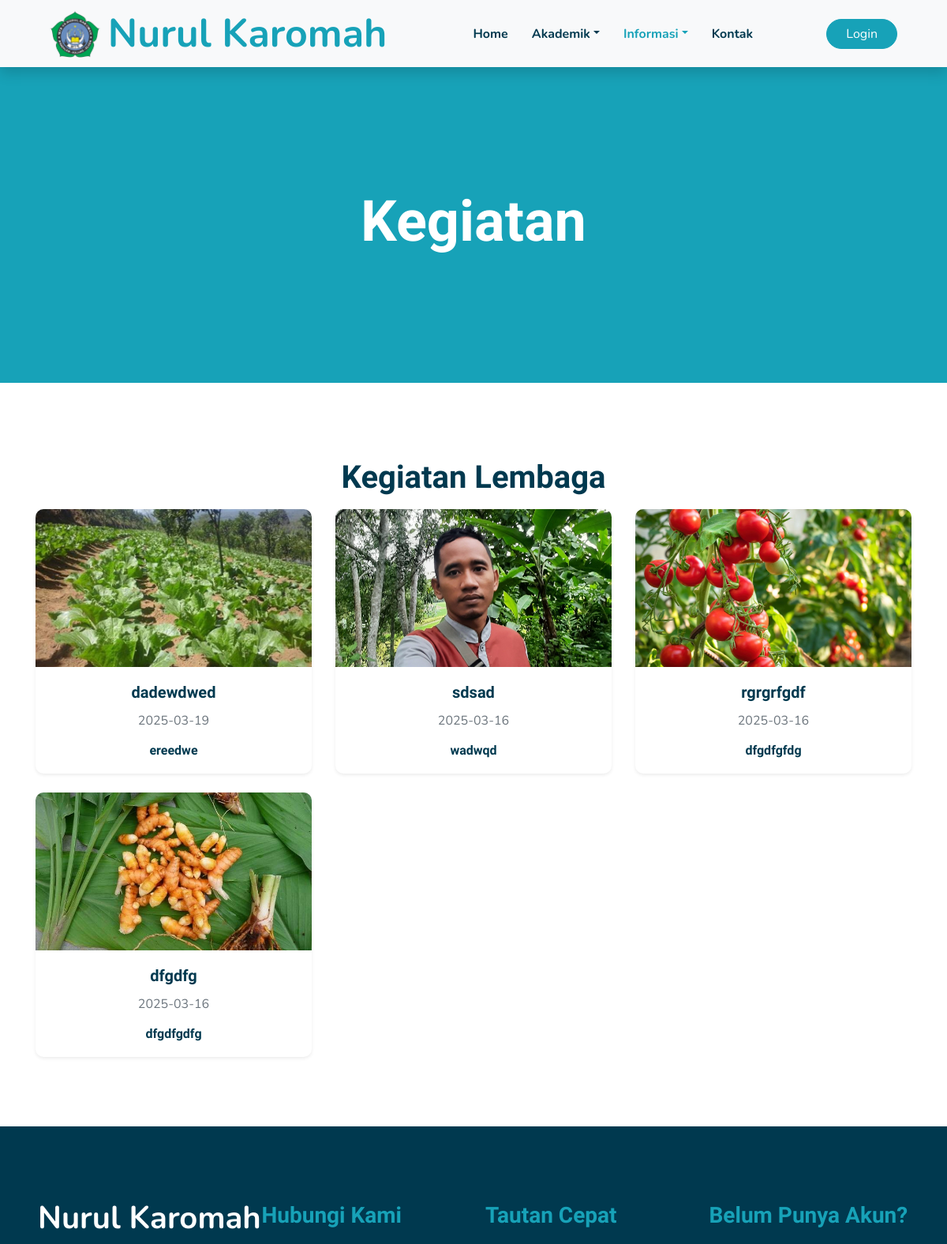
The app's page /kegiatan.php (upper part), older data.
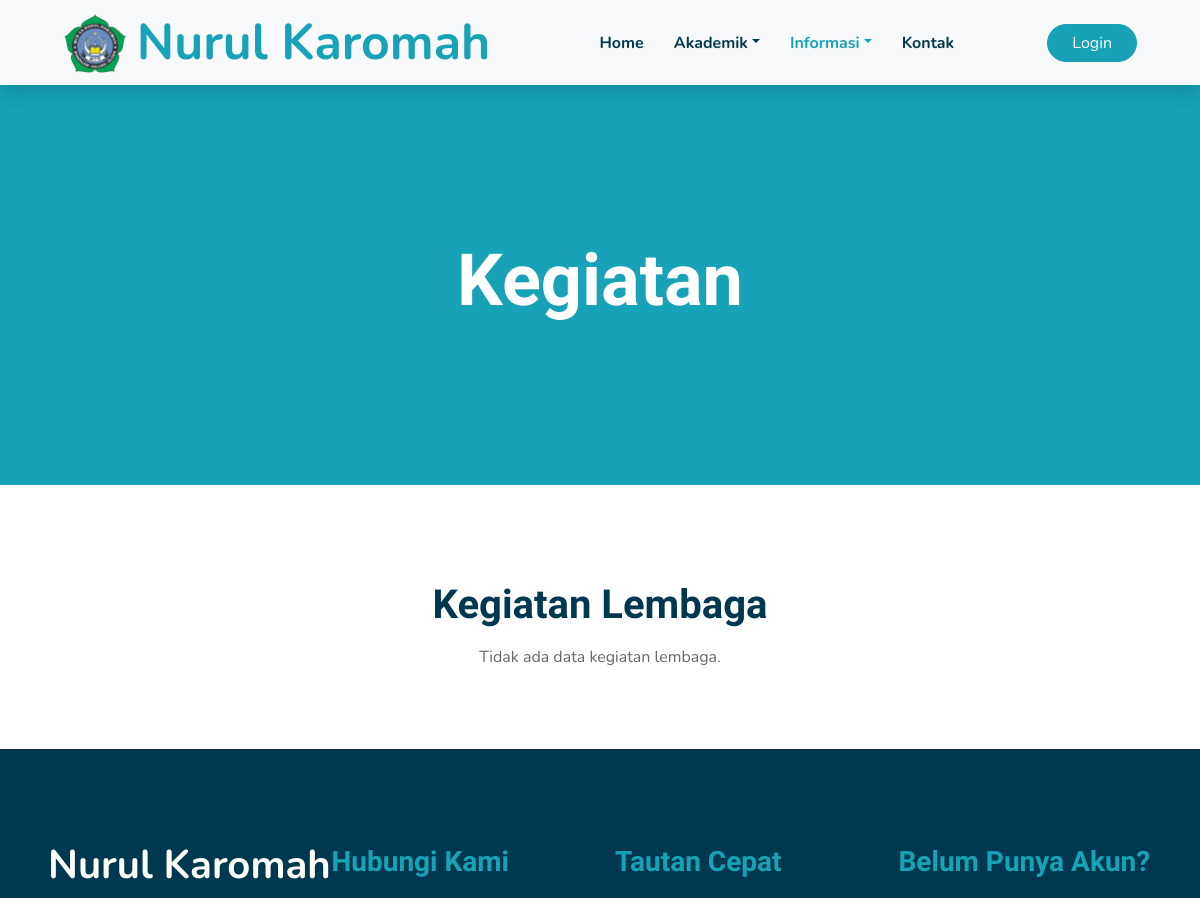
The same page, newer data.
### tables this page shows
CREATE TABLE `kegiatan_lembaga` (
  `kegiatan_lembaga_id` int(11) NOT NULL,
  `nama_kegiatan` varchar(255) NOT NULL,
  `tanggal` date NOT NULL,
  `deskripsi` text NOT NULL,
  `foto` varchar(255) NOT NULL,
  `admin_id` int(11) DEFAULT NULL
);

### kegiatan.php (the view, shortened to what this page needs)
<?php
include 'config/config.php';
$sql = "SELECT * FROM kegiatan_lembaga ORDER BY tanggal DESC";
$result = $conn->query($sql);
?>
<!DOCTYPE html>
<html lang="en">
<head>
    <link href="https://cdnjs.cloudflare.com/ajax/libs/font-awesome/5.10.0/css/all.min.css" rel="stylesheet">
    <link href="lib/flaticon/font/flaticon.css" rel="stylesheet">
    <link href="lib/owlcarousel/assets/owl.carousel.min.css" rel="stylesheet">
    <link href="lib/lightbox/css/lightbox.min.css" rel="stylesheet">
    <link href="css/style.css" rel="stylesheet">
</head>
<body>
    <div class="container-fluid bg-light position-relative shadow">
        <nav class="navbar navbar-expand-lg bg-light navbar-light py-3 py-lg-0 px-0 px-lg-5">
            <a href="" class="navbar-brand font-weight-bold text-secondary" style="font-size: 50px; display: inline-flex; align-items: center;">
                <img src="img/nurul.png" alt="Logo" style="height: 60px; margin-right: 10px;">
                <span class="text-primary">Nurul Karomah</span>
            </a>
            <div class="collapse navbar-collapse justify-content-between" id="navbarCollapse">
                <div class="navbar-nav font-weight-bold mx-auto py-0">
                    <a href="index.php" class="nav-item nav-link ">Home</a>
                    <div class="nav-item dropdown">
                        <a href="#" class="nav-link dropdown-toggle" data-toggle="dropdown">Akademik</a>
                    </div>
                    <div class="nav-item dropdown">
                        <a href="#" class="nav-link dropdown-toggle active" data-toggle="dropdown">Informasi</a>
                    </div>
                    <a href="kontak.php" class="nav-item nav-link">Kontak</a>
                </div>
                <a href="auth/login.php" class="btn btn-primary px-4">Login</a>
            </div>
        </nav>
    </div>
    <div class="container-fluid bg-primary mb-5">
        <div class="d-flex flex-column align-items-center justify-content-center" style="min-height: 400px">
            <h3 class="display-3 font-weight-bold text-white">Kegiatan</h3>
        </div>
    </div>
    <div class="container-fluid pt-5">
        <div class="container pb-3">
            <div class="text-center pb-2">
                <h1>Kegiatan Lembaga</h1>
            </div>
            <div class="row">
                <?php
                if ($result->num_rows > 0) {
                    while ($row = $result->fetch_assoc()) {
                        echo "<div class='col-md-4 mb-4'>";
                        echo "<div class='card shadow-sm border-0 h-100'>";
                        echo "<img src='uploads/" . $row["foto"] . "' class='card-img-top img-kegiatan' alt='" . $row["nama_kegiatan"] . "'>";
                        echo "<div class='card-body text-center'>";
                        echo "<h5 class='card-title fw-bold'>" . $row["nama_kegiatan"] . "</h5>";
                        echo "<p class='card-text text-muted'>" . $row["tanggal"] . "</p>";
                        echo "<h6 class='card-text'>" . $row["deskripsi"] . "</h6>";
                        echo "</div>";
                        echo "</div>";
                        echo "</div>";
                    }
                } else {
                    echo "<div class='col-12'><p class='text-center'>Tidak ada data kegiatan lembaga.</p></div>";
                }
                ?>
            </div>
        </div>
    </div>
</body>
</html>

Row changes from the older to the newer data that the page shows:
removed kegiatan_lembaga: foto (picture), nama_kegiatan "dadewdwed", tanggal "2025-03-19", deskripsi "ereedwe"
removed kegiatan_lembaga: foto (picture), nama_kegiatan "sdsad", tanggal "2025-03-16", deskripsi "wadwqd"
removed kegiatan_lembaga: foto (picture), nama_kegiatan "rgrgrfgdf", tanggal "2025-03-16", deskripsi "dfgdfgfdg"
removed kegiatan_lembaga: foto (picture), nama_kegiatan "dfgdfg", tanggal "2025-03-16", deskripsi "dfgdfgdfg"
Text that changed along with them:
text now shown: "Tidak ada data kegiatan lembaga."
